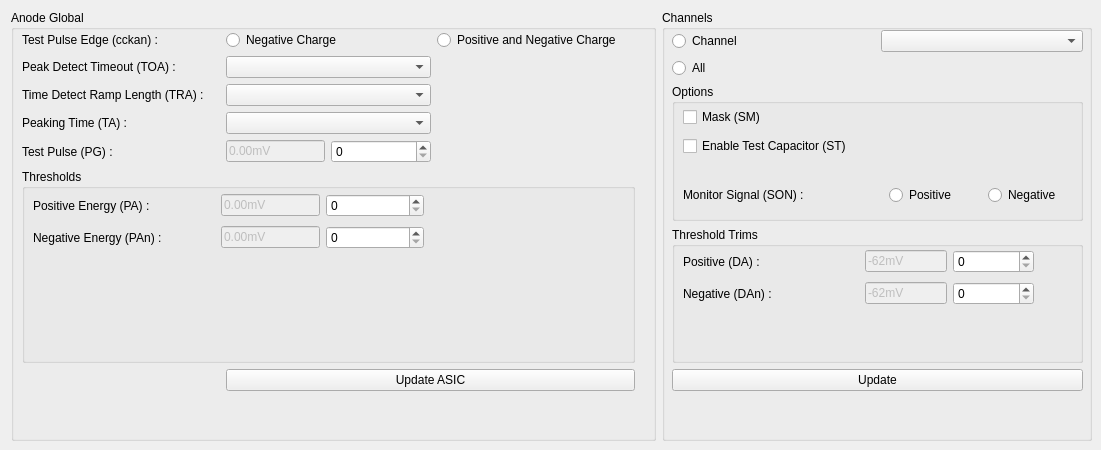
        <widget class="QWidget" name="ASICAnodeTab">
         <attribute name="title">
          <string>Anode</string>
         </attribute>
         <widget class="QWidget" name="layoutWidget84">
          <property name="geometry">
           <rect>
            <x>11</x>
            <y>10</y>
            <width>1081</width>
            <height>431</height>
           </rect>
          </property>
          <layout class="QGridLayout" name="gridLayout_34" columnstretch="60,40">
           <item row="0" column="0">
            <widget class="QGroupBox" name="anodeGlobalGroup">
             <property name="title">
              <string>Anode Global</string>
             </property>
             <widget class="QWidget" name="layoutWidget83">
              <property name="geometry">
               <rect>
                <x>11</x>
                <y>20</y>
                <width>613</width>
                <height>361</height>
               </rect>
              </property>
              <layout class="QGridLayout" name="gridLayout_7" columnstretch="30,15,15,30">
               <item row="4" column="0">
                <widget class="QLabel" name="anodeTestPulseLab">
                 <property name="text">
                  <string>Test Pulse (PG) :</string>
                 </property>
                 <property name="alignment">
                  <set>Qt::AlignLeading|Qt::AlignLeft|Qt::AlignVCenter</set>
                 </property>
                </widget>
               </item>
               <item row="1" column="1" colspan="2">
                <widget class="QComboBox" name="anodePeakDetectTimoutCombo"/>
               </item>
               <item row="2" column="0">
                <widget class="QLabel" name="anodeTimeDetectRampLengthLab">
                 <property name="text">
                  <string>Time Detect Ramp Length (TRA) :</string>
                 </property>
                 <property name="alignment">
                  <set>Qt::AlignLeading|Qt::AlignLeft|Qt::AlignVCenter</set>
                 </property>
                </widget>
               </item>
               <item row="3" column="1" colspan="2">
                <widget class="QComboBox" name="anodePeakingTimeCombo"/>
               </item>
               <item row="1" column="0">
                <widget class="QLabel" name="anodePeakDetectTimeoutLab">
                 <property name="text">
                  <string>Peak Detect Timeout (TOA) :</string>
                 </property>
                 <property name="alignment">
                  <set>Qt::AlignLeading|Qt::AlignLeft|Qt::AlignVCenter</set>
                 </property>
                </widget>
               </item>
               <item row="3" column="0">
                <widget class="QLabel" name="anodePeakingTimeLab">
                 <property name="text">
                  <string>Peaking Time (TA) :</string>
                 </property>
                 <property name="alignment">
                  <set>Qt::AlignLeading|Qt::AlignLeft|Qt::AlignVCenter</set>
                 </property>
                </widget>
               </item>
               <item row="4" column="2">
                <widget class="QSpinBox" name="anodeTestPulseSpinner">
                 <property name="maximum">
                  <number>1023</number>
                 </property>
                </widget>
               </item>
               <item row="0" column="0">
                <widget class="QLabel" name="anodeTestPulseEdgeLab">
                 <property name="text">
                  <string>Test Pulse Edge (cckan) :</string>
                 </property>
                 <property name="alignment">
                  <set>Qt::AlignLeading|Qt::AlignLeft|Qt::AlignVCenter</set>
                 </property>
                </widget>
               </item>
               <item row="4" column="1">
                <widget class="QLineEdit" name="anodeTestPulseValEdit">
                 <property name="enabled">
                  <bool>false</bool>
                 </property>
                 <property name="text">
                  <string>0.00mV</string>
                 </property>
                </widget>
               </item>
               <item row="6" column="1" colspan="3">
                <widget class="QPushButton" name="ASICAnode_UpdateASICButton">
                 <property name="text">
                  <string>Update ASIC</string>
                 </property>
                </widget>
               </item>
               <item row="5" column="0" colspan="4">
                <widget class="QGroupBox" name="anodeThresholdsGroup">
                 <property name="title">
                  <string>Thresholds</string>
                 </property>
                 <widget class="QWidget" name="layoutWidget85">
                  <property name="geometry">
                   <rect>
                    <x>11</x>
                    <y>22</y>
                    <width>391</width>
                    <height>62</height>
                   </rect>
                  </property>
                  <layout class="QGridLayout" name="gridLayout_6" columnstretch="26,14,14">
                   <item row="0" column="0">
                    <widget class="QLabel" name="anodePosEnergyThreshLab">
                     <property name="text">
                      <string>Positive Energy (PA) :</string>
                     </property>
                     <property name="alignment">
                      <set>Qt::AlignLeading|Qt::AlignLeft|Qt::AlignVCenter</set>
                     </property>
                    </widget>
                   </item>
                   <item row="0" column="1">
                    <widget class="QLineEdit" name="anodePosEnergyThreshValEdit">
                     <property name="enabled">
                      <bool>false</bool>
                     </property>
                     <property name="text">
                      <string>0.00mV</string>
                     </property>
                    </widget>
                   </item>
                   <item row="0" column="2">
                    <widget class="QSpinBox" name="anodePosEnergyThreshSpinner">
                     <property name="maximum">
                      <number>1023</number>
                     </property>
                    </widget>
                   </item>
                   <item row="1" column="0">
                    <widget class="QLabel" name="negEnergyThreshLab">
                     <property name="text">
                      <string>Negative Energy (PAn) :</string>
                     </property>
                     <property name="alignment">
                      <set>Qt::AlignLeading|Qt::AlignLeft|Qt::AlignVCenter</set>
                     </property>
                    </widget>
                   </item>
                   <item row="1" column="1">
                    <widget class="QLineEdit" name="anodeNegEnergyThreshValEdit">
                     <property name="enabled">
                      <bool>false</bool>
                     </property>
                     <property name="text">
                      <string>0.00mV</string>
                     </property>
                    </widget>
                   </item>
                   <item row="1" column="2">
                    <widget class="QSpinBox" name="anodeNegEnergyThreshSpinner">
                     <property name="maximum">
                      <number>1023</number>
                     </property>
                    </widget>
                   </item>
                  </layout>
                 </widget>
                </widget>
               </item>
               <item row="0" column="3">
                <widget class="QRadioButton" name="anodeTestPulse_PosAndNeg_radio">
                 <property name="text">
                  <string>Positive and Negative Charge</string>
                 </property>
                 <attribute name="buttonGroup">
                  <string notr="true">GMASICAnodeTestPulseEdgeBtnGroup</string>
                 </attribute>
                </widget>
               </item>
               <item row="2" column="1" colspan="2">
                <widget class="QComboBox" name="anodeTimeDetectRampLengthCombo"/>
               </item>
               <item row="0" column="1" colspan="2">
                <widget class="QRadioButton" name="anodeEdge_negCharge_radio">
                 <property name="text">
                  <string>Negative Charge</string>
                 </property>
                 <attribute name="buttonGroup">
                  <string notr="true">GMASICAnodeTestPulseEdgeBtnGroup</string>
                 </attribute>
                </widget>
               </item>
              </layout>
             </widget>
            </widget>
           </item>
           <item row="0" column="1">
            <widget class="QGroupBox" name="anodeChannelGroup">
             <property name="title">
              <string>Channels</string>
             </property>
             <widget class="QWidget" name="layoutWidget91">
              <property name="geometry">
               <rect>
                <x>10</x>
                <y>20</y>
                <width>411</width>
                <height>361</height>
               </rect>
              </property>
              <layout class="QGridLayout" name="gridLayout_29" rowstretch="10,10,35,35,10">
               <item row="0" column="0">
                <widget class="QRadioButton" name="individualAnodeRadio">
                 <property name="text">
                  <string>Channel</string>
                 </property>
                </widget>
               </item>
               <item row="0" column="1">
                <widget class="QComboBox" name="anodeChannelNoCombo"/>
               </item>
               <item row="1" column="0">
                <widget class="QRadioButton" name="allAnodesRadio">
                 <property name="text">
                  <string>All</string>
                 </property>
                </widget>
               </item>
               <item row="2" column="0" colspan="2">
                <widget class="QGroupBox" name="anodeChannelOptGroup">
                 <property name="title">
                  <string>Options</string>
                 </property>
                 <widget class="QWidget" name="layoutWidget9">
                  <property name="geometry">
                   <rect>
                    <x>11</x>
                    <y>20</y>
                    <width>397</width>
                    <height>106</height>
                   </rect>
                  </property>
                  <layout class="QGridLayout" name="gridLayout_21" columnstretch="65,30,30">
                   <item row="0" column="0">
                    <widget class="QCheckBox" name="anodeChannelMaskCheck">
                     <property name="text">
                      <string>Mask (SM)</string>
                     </property>
                    </widget>
                   </item>
                   <item row="1" column="0">
                    <widget class="QCheckBox" name="enableTestCapacitorCheck">
                     <property name="text">
                      <string>Enable Test Capacitor (ST)</string>
                     </property>
                    </widget>
                   </item>
                   <item row="3" column="0">
                    <widget class="QLabel" name="label_6">
                     <property name="text">
                      <string>Monitor Signal (SON) :</string>
                     </property>
                    </widget>
                   </item>
                   <item row="3" column="1">
                    <widget class="QRadioButton" name="anodeMonitorPosSignalCheck">
                     <property name="text">
                      <string>Positive</string>
                     </property>
                     <attribute name="buttonGroup">
                      <string notr="true">ASICAnodeChannelMonSignalBtnGroup</string>
                     </attribute>
                    </widget>
                   </item>
                   <item row="3" column="2">
                    <widget class="QRadioButton" name="anodeMonitorNegSignalCheck">
                     <property name="text">
                      <string>Negative</string>
                     </property>
                     <attribute name="buttonGroup">
                      <string notr="true">ASICAnodeChannelMonSignalBtnGroup</string>
                     </attribute>
                    </widget>
                   </item>
                   <item row="2" column="0" colspan="3">
                    <spacer name="horizontalSpacer_10">
                     <property name="orientation">
                      <enum>Qt::Horizontal</enum>
                     </property>
                     <property name="sizeHint" stdset="0">
                      <size>
                       <width>40</width>
                       <height>20</height>
                      </size>
                     </property>
                    </spacer>
                   </item>
                  </layout>
                 </widget>
                </widget>
               </item>
               <item row="3" column="0" colspan="2">
                <widget class="QGroupBox" name="anodeThresholdTrimsGroup">
                 <property name="title">
                  <string>Threshold Trims</string>
                 </property>
                 <widget class="QWidget" name="layoutWidget61">
                  <property name="geometry">
                   <rect>
                    <x>11</x>
                    <y>20</y>
                    <width>351</width>
                    <height>62</height>
                   </rect>
                  </property>
                  <layout class="QGridLayout" name="gridLayout_35" columnstretch="52,24,24">
                   <item row="0" column="0">
                    <widget class="QLabel" name="anodeChnlPosTrimLab">
                     <property name="text">
                      <string>Positive (DA) :</string>
                     </property>
                     <property name="alignment">
                      <set>Qt::AlignLeading|Qt::AlignLeft|Qt::AlignVCenter</set>
                     </property>
                    </widget>
                   </item>
                   <item row="0" column="1">
                    <widget class="QLineEdit" name="anodeChnlPosTrimValEdit">
                     <property name="enabled">
                      <bool>false</bool>
                     </property>
                     <property name="text">
                      <string>-62mV</string>
                     </property>
                    </widget>
                   </item>
                   <item row="0" column="2">
                    <widget class="QSpinBox" name="anodeChnlPosTrimSpinner">
                     <property name="minimum">
                      <number>0</number>
                     </property>
                     <property name="maximum">
                      <number>31</number>
                     </property>
                     <property name="singleStep">
                      <number>1</number>
                     </property>
                     <property name="value">
                      <number>0</number>
                     </property>
                    </widget>
                   </item>
                   <item row="1" column="0">
                    <widget class="QLabel" name="anodeChnlsNegTrimLab">
                     <property name="text">
                      <string>Negative (DAn) :</string>
                     </property>
                     <property name="alignment">
                      <set>Qt::AlignLeading|Qt::AlignLeft|Qt::AlignVCenter</set>
                     </property>
                    </widget>
                   </item>
                   <item row="1" column="1">
                    <widget class="QLineEdit" name="anodeChnlsNegTrimValEdit">
                     <property name="enabled">
                      <bool>false</bool>
                     </property>
                     <property name="text">
                      <string>-62mV</string>
                     </property>
                    </widget>
                   </item>
                   <item row="1" column="2">
                    <widget class="QSpinBox" name="anodeChnlsNegTrimSpinner">
                     <property name="minimum">
                      <number>0</number>
                     </property>
                     <property name="maximum">
                      <number>31</number>
                     </property>
                     <property name="singleStep">
                      <number>1</number>
                     </property>
                     <property name="value">
                      <number>0</number>
                     </property>
                    </widget>
                   </item>
                  </layout>
                 </widget>
                </widget>
               </item>
               <item row="4" column="0" colspan="2">
                <widget class="QPushButton" name="updateAnodeChannelButton">
                 <property name="text">
                  <string>Update</string>
                 </property>
                </widget>
               </item>
              </layout>
             </widget>
            </widget>
           </item>
          </layout>
         </widget>
        </widget>
